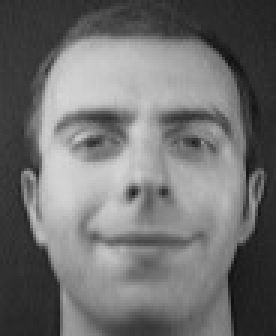
#> input picture TP-LTP with distance transform/test faces/361.jpg, 92 x 112 px (shown 3 times larger)
$ python main.py
#> lines starting #> are read from the running program, lines starting #| are printed output that depends on the picture
#> (reads TP-LTP with euclidean distance/index_base.npy from the repository)
#> in pre_processing, `img_gamma = np.power(img, gamma)`:
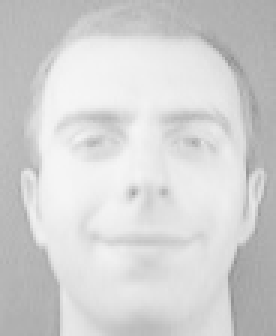
#> img_gamma: shape (112, 92) float64 (shown 3 times larger); min 0.567, max 0.966, mean 0.827
### TP-LTP with distance transform/Preprocessing.py
import cv2
import numpy as np


# a method that applies the difference of gaussian to an input image
def difference_of_gaussian(img, sigma1=1, sigma2=2):
    # difference of gaussian
#> called with sigma1 = 1, sigma2 = 2
    img_blur1 = cv2.GaussianBlur(img, (0, 0), sigma1, borderType=cv2.BORDER_REPLICATE)
    img_blur2 = cv2.GaussianBlur(img, (0, 0), sigma2, borderType=cv2.BORDER_REPLICATE)
    img_dog = (img_blur1 - img_blur2)
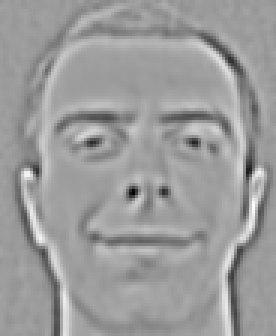
#> img_dog: shape (112, 92) float64 (shown 3 times larger); min -0.0757, max 0.048, mean 2.62e-06; drawn with min black and max white

    # normalize the pixel values of the DoG images between -1 and 1
    img_dog = img_dog / np.max(np.abs(img_dog))

    return img_dog


# a method that applies the contrast equalization to an input image
def contrast_equalization(img, alpha, tau):
    # Contrast equalisation
    # contrast equalization equation 1
#> called with alpha = 0.1, tau = 2.65
    img_contrast1 = np.abs(img)
    img_contrast1 = np.power(img_contrast1, alpha)
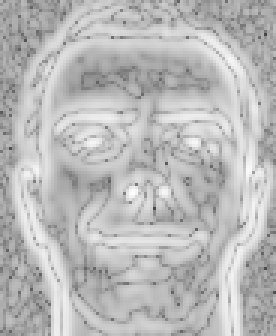
#> img_contrast1: shape (112, 92) float64 (shown 3 times larger); min 0.277, max 1, mean 0.73
    img_contrast1 = np.mean(img_contrast1)
#> img_contrast1 = 0.73
    img_contrast1 = np.power(img_contrast1, 1.0 / alpha)
#> img_contrast1 = 0.0432
    img_contrast1 = img / img_contrast1

    # contrast equalization equation 2
    img_contrast2 = np.abs(img_contrast1)
    img_contrast2 = img_contrast2.clip(0, tau)
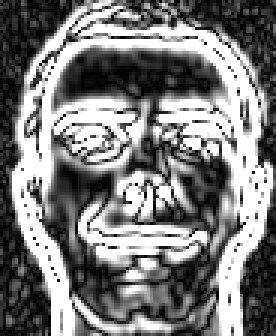
#> img_contrast2: shape (112, 92) float64 (shown 3 times larger); min 6.19e-05, max 2.65, mean 1.3; drawn with min black and max white
    img_contrast2 = np.mean(img_contrast2)
#> img_contrast2 = 1.3
    img_contrast2 = np.power(img_contrast2, 1.0 / alpha)
#> img_contrast2 = 13.99
    img_contrast2 = img_contrast1 / img_contrast2
    img_contrast2 = tau * np.tanh((img_contrast2 / tau))

    # rescale the pixel values between 0 and 255
    img_contrast2 = (255.0 * (0.5 * img_contrast2 + 0.5)).clip(0, 255).astype(np.uint8)
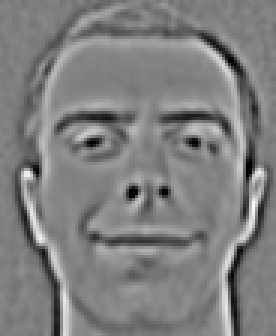
#> img_contrast2: shape (112, 92) (shown 3 times larger); min 0, max 254, mean 127.1

    return img_contrast2


# a method that contains the three main steps of the pre-processing discussed in the paper ( gamma correction, DoG,
# contrast equalisation(CE)), it takes three parameters( gamma value for the gamma correction, alpha and tau for the CE)
# the function returns the pre-processed image
def pre_processing(img, gamma=0.2, alpha=0.10, tau=2.65):

    # gamma correction
    img_gamma = np.power(img, gamma)

    # difference of gaussian
    img_dog = difference_of_gaussian(img_gamma, )

    # contrast equalization
    img_contrast = contrast_equalization(img_dog, alpha, tau)

    return img_contrast

### TP-LTP with distance transform/LTP.py
import numpy as np
import cv2 as cv


# global variables
# vector used in converting from binary to decimal
conv_vector = [128, 64, 32, 1, 0, 16, 2, 4, 8]


# a method that calculates the distance transform of an image and returns a distance transform image
def distance_transform(img):

    return cv.distanceTransform(img, cv.DIST_L2, 0)


# LTP method used for the indexation phase, that takes an img and returns its descriptor
# [68 lines left out: function ltp_indexation, not called in this run]


# LTP method used for the query phase, takes an image and returns 2 images, upper and lower pattern
def ltp_query(img, threshold=0.2):

    # entered image dimensions
#> called with threshold = 0.2
    img_height = img.shape[1]
#> img_height = 92
    img_width = img.shape[0]
#> img_width = 112

    # initializing the upper and lower images
    upper_pattern = np.zeros((img_width, img_height))
    lower_pattern = np.zeros((img_width, img_height))

    # looping through the pixels of the image
    for i in range(1, img_width - 1):
        for j in range(1, img_height - 1):
            # ltp_code is used to store the LTP ternary result code
            ltp_code = []
            # looping through the neighbours of the pixel
            for ww in range(i - 1, i + 2):
                for wh in range(j - 1, j + 2):
                    if img[ww, wh] > img[i, j] + threshold:
                        ltp_code.append(1)
                    elif img[ww, wh] < img[i, j] - threshold:
                        ltp_code.append(-1)
                    else:
                        ltp_code.append(0)

            # creating the LTP upper and lower codes
            ltp_upper_code = np.array(ltp_code)
            ltp_upper_code[ltp_upper_code == -1] = 0
            ltp_lower_code = np.array(ltp_code)
            ltp_lower_code[ltp_lower_code == 1] = 0

            # converting upper and lower pixel values from binary to decimal
            upper_pixel_value = np.sum(np.multiply(conv_vector, ltp_upper_code))
            lower_pixel_value = np.abs(np.sum(np.multiply(conv_vector, ltp_lower_code)))

            # lower and upper pattern images
            upper_pattern[i, j] = upper_pixel_value
            lower_pattern[i, j] = lower_pixel_value
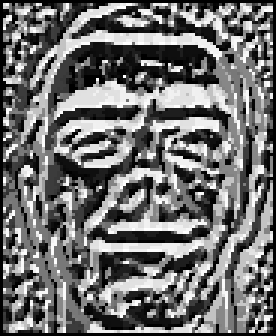
#> lower_pattern: shape (112, 92) float64 (shown 3 times larger); min 0, max 255, mean 111.4
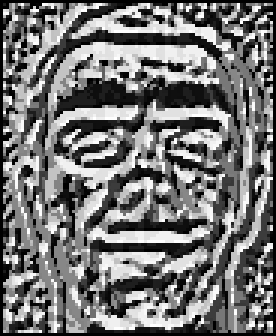
#> upper_pattern: shape (112, 92) float64 (shown 3 times larger); min 0, max 255, mean 116.6

    return upper_pattern, lower_pattern

### TP-LTP with distance transform/index_base.py
from Preprocessing import pre_processing
from LTP import ltp_indexation
from LTP import ltp_query
import os
import numpy as np
import cv2 as cv
import sys
import gc


# a function that creates the index base from an image directory
# [34 lines left out: function create_index_base, not called in this run]


# a function that queries the index base and returns the n images with the shortest distance to the index base images
def interrogate_index_base(img, gamma=0.2, alpha=0.10, tau=2.65, ltp_threshold=0.2, ltp_tau=6, nbr_result=1):
    # loading the saved index base numpy array
    index_base = np.load('index_base.npy', allow_pickle=True)

    # list that contains the distances between the query image and the images in the index base
    image_distance = []

    # applying the pre-processing to the query image
    preprocessed_img = pre_processing(img, gamma, alpha, tau)

    # getting the upper and lower images for query image
    upper_descriptor, lower_descriptor = ltp_query(preprocessed_img, ltp_threshold)

    # uniform histogram possible values, taken from "https://en.wikipedia.org/wiki/Local_binary_patterns#Concept",
    uni_hist_keys = [0, 1, 2, 3, 4, 6, 7, 8, 12, 14, 15, 16, 24, 28, 30, 31, 32, 48, 56, 60, 62, 63, 64, 96, 112, 120,
                     124, 126, 127, 128, 129, 131, 135, 143, 159, 191, 192, 193, 195, 199, 207, 223, 224, 225, 227, 231,
                     239, 240, 241, 243, 247, 248, 249, 251, 252, 253, 254, 255, 'others']

    # calculating the distance between the query image descriptor and the images descriptors in the index base
    for i in range(len(index_base)):
        # the sum of distances between the query image and index base images
        distance = 0

        # dividng the index base into upper base image descriptor and lower base image descriptor
        upper_base_img_descriptor = index_base[i, 1][0: 59]
        lower_base_img_descriptor = index_base[i, 1][59:]

        # initializing the upper and lower descriptors
        upper_uni_descriptor = dict(zip(uni_hist_keys, upper_base_img_descriptor))
        lower_uni_descriptor = dict(zip(uni_hist_keys, lower_base_img_descriptor))

        # looping through the size of the query image descriptor
        for w in range(1, (upper_descriptor.shape[0] - 1)):
            for h in range(1, (upper_descriptor.shape[1] - 1)):
                # getting the position of the current pixel in the upper and lower query images
                pixel_value_upper = upper_descriptor[w, h]
                pixel_value_lower = lower_descriptor[w, h]

                # checking if the upper or lower current pixel values are uniform
                # calculating the distance to the corresponding bin of the pixel value
                if pixel_value_upper in uni_hist_keys:
                    distance += min(upper_uni_descriptor[pixel_value_upper][w, h], ltp_tau)
                else:
                    distance += min(upper_uni_descriptor['others'][w, h], ltp_tau)
                # the same operations for the lower binary images
                if pixel_value_lower in uni_hist_keys:
                    distance += min(lower_uni_descriptor[pixel_value_lower][w, h], ltp_tau)
                else:
                    distance += min(lower_uni_descriptor['others'][w, h], ltp_tau)

        # appending the name of the image and the distance to the image distance list
        image_distance.append([index_base[i, 0], distance])

        # used for printing the progress on console
        sys.stdout.write('\r')
        sys.stdout.write("[%-20s] %d%%" % ('=' * (i // (len(index_base) // 20) + 1), (i / len(index_base)) * 100 + 1))
        sys.stdout.flush()
#> after the loop, image_distance = []

    # sorting the distances by the smallest distance
    ordered_img_distances = sorted(image_distance, key=lambda x: x[1])

    # returning the n images with the shortest distance to the index images
    return ordered_img_distances[0: nbr_result]

### TP-LTP with distance transform/main.py
'''
Zoubia Oussama, Zeghina Assaad Oussama
--------------------------------------
project description:
-------

the project is structured into 4 files (pre-processing, LTP, index_base and main) and 2 folders which contain the image
bases; the first folder is used for indexing which contains 360 images, and the second folder is used for testing which
contains 40 images.

-the pre-processing file contains 3 method (difference of gaussian, contrast equalization and the preprocessing)
the pre-processing method calls the other two methods and apply the pre-processing like in the paper, it is called in
the index_base file in the process of creating the index base and also interrogation

-the LTP file contains 3 methods (distance_transform, ltp_indexation and ltp query), the ltp_indexation is used in the
indexation phase and ltp_query is used in the query phase, the distance transform is called by the two methods.

-the index_base file contains two methods : create_index_base which is used to create an index base,
and the interrogate_index_base which queries the index base

-the main file contains offline phase code: which creates the base and Online phase code : which interrogates the base

-The distance transform is used as a similarity metric in this project

-the K-NN results of our implementation are stored in the K-NN Test results excel file

-the file results comparison.jpg contains a comparison of the results we obtained in the pre-processing phase with the
ones in the paper, and a comparison of the results obtained when applying the distance transform in our implementation
and the paper implementation
'''


import index_base
import cv2 as cv
import numpy as np
import matplotlib.pyplot as plt
from os import path


# method used to display images
def show_images(images, cols=1, titles=None):

    # setting the titles of the images
    assert ((titles is None) or (len(images) == len(titles)))
    n_images = len(images)
    if titles is None: titles = ['Image (%d)' % i for i in range(0, n_images) ]
    titles[0] = 'Query'
    fig = plt.figure()
    # subplotting the images in the figure
    for n, (image, title) in enumerate(zip(images, titles)):
        a = fig.add_subplot(cols, np.ceil(n_images / float(cols)), n + 1)
        if image.ndim == 2:
            plt.gray()
        plt.imshow(image)
        a.set_title(title)
    # setting the size of the figure
    fig.set_size_inches(np.array(fig.get_size_inches()) * n_images)
    plt.show()


# global parameters used for pre-processing and LTP
gamma = 0.2
alpha = 0.1
tau = 2.65
ltp_threshold = 0.2

# ================================================== OFFLINE PHASE =====================================================
# the path of the image base
image_base_path = './Faces'

# to run this code delete the index_base.npy file from the directory, it usually takes about 7 minutes
# checking if the index_base exists and creating it if it doesn't
if path.exists('index_base.npy'):
    print('The index file already exists in the directory\n')
else:
    # creating the index base
    try:
        print('Creating the index base please wait\n')
        index_base.create_index_base(path=image_base_path, gamma=gamma, alpha=alpha, tau=tau, ltp_threshold=ltp_threshold)
        print('\nIndex base successfully created\n')
    # displaying an error if it error occurred
    except NameError:
        print('Error occurred please check the entered path')


# ================================================== ONLINE PHASE ======================================================
# the path of the query image
query_img_path = './test faces/361.jpg'

# reading the query image as gray scale from the path and normalizing its pixel values between 0 and 1
img_query = cv.imread(query_img_path, cv.IMREAD_GRAYSCALE) / 255.0

# number of results to show
nbr_results = 9

print('Processing your query, please wait ')
# interrogating the index base by calling the interrogate_index_base function which returns a vector
# that contains [image names, distances to the index base images ]
#> (the run stopped early here; a loop or call above may not have finished)
